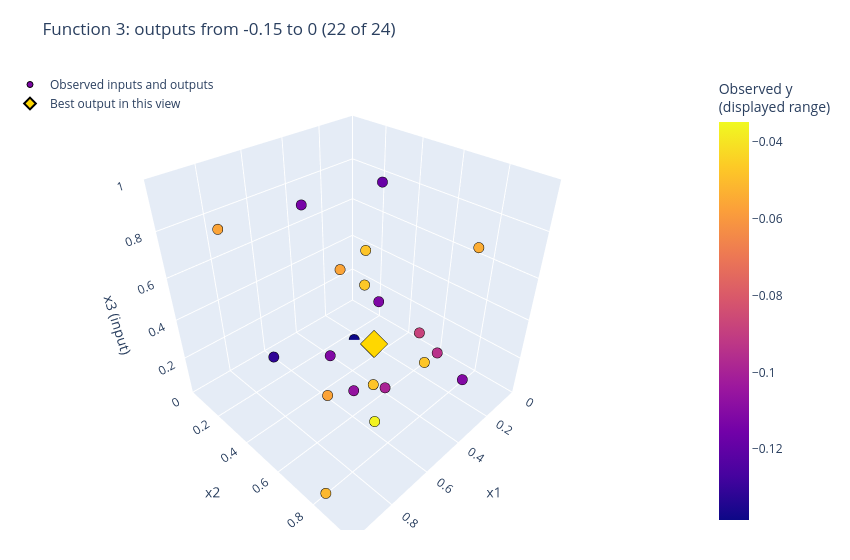

The notebook cell saved with this chart:
### Markdown cell above
### Colour detail: outputs from -0.15 to 0

Use the same output window as the zoomed number line. Colours are rescaled across the
lowest and highest displayed outputs.

### Code cell
# Select a display subset without changing the observations used elsewhere.
cloud_zoom_mask = y.between(*output_zoom_limits).to_numpy()
cloud_zoom_inputs = surface_inputs[cloud_zoom_mask]
cloud_zoom_outputs = surface_outputs[cloud_zoom_mask]

# Copy the original cloud so the axes, camera, palette and hover format match.
observed_input_zoom_fig = go.Figure(observed_input_fig)
observed_input_zoom_fig.data[0].update(
    x=cloud_zoom_inputs[:, 0], y=cloud_zoom_inputs[:, 1], z=cloud_zoom_inputs[:, 2],
    customdata=cloud_zoom_outputs,
    marker=dict(color=cloud_zoom_outputs,
                cmin=cloud_zoom_outputs.min(), cmax=cloud_zoom_outputs.max(),
                colorbar=dict(title="Observed y<br>(displayed range)")),
)
zoom_best_position = np.argmax(cloud_zoom_outputs)
observed_input_zoom_fig.data[1].update(
    x=[cloud_zoom_inputs[zoom_best_position, 0]],
    y=[cloud_zoom_inputs[zoom_best_position, 1]],
    z=[cloud_zoom_inputs[zoom_best_position, 2]],
    customdata=[cloud_zoom_outputs[zoom_best_position]],
    name="Best output in this view",
)
observed_input_zoom_fig.update_layout(
    title=f"Function 3: outputs from -0.15 to 0 ({len(cloud_zoom_outputs)} of {len(surface_outputs)})",
)
cloud_zoom_html = figures / "observed-input-cloud-zoom.html"
observed_input_zoom_fig.write_html(cloud_zoom_html, include_plotlyjs=True, config=cloud_plot_config)
print(f"{len(cloud_zoom_outputs)} of {len(surface_outputs)} observations; colours rescaled from "
      f"{cloud_zoom_outputs.min():.4f} to {cloud_zoom_outputs.max():.4f}.")
observed_input_zoom_fig.show(config=cloud_plot_config)

### Figure 1 — Plotly figure (JSON) as saved in the notebook; plotly's stock layout.template omitted (floating-point values rounded to 4 significant figures)
{"data": [{"customdata": [-0.1121, -0.08796, -0.1114, -0.03484, -0.04801, -0.1106, -0.1139, -0.1315, -0.09419, -0.04695, -0.106, -0.118, -0.03638, -0.05676, -0.05643, -0.05128, -0.05421, -0.05664, -0.1384, -0.04759, -0.09952, -0.048], "hovertemplate": "x1=%{x:.4f}<br>x2=%{y:.4f}<br>x3=%{z:.4f}<br>Observed y=%{customdata:.4f}<extra></extra>", "marker": {"cmax": -0.03484, "cmin": -0.1384, "color": [-0.1121, -0.08796, -0.1114, -0.03484, -0.04801, -0.1106, -0.1139, -0.1315, -0.09419, -0.04695, -0.106, -0.118, -0.03638, -0.05676, -0.05643, -0.05128, -0.05421, -0.05664, -0.1384, -0.04759, -0.09952, -0.048], "colorbar": {"title": {"text": "Observed y<br>(displayed range)"}}, "colorscale": [[0.0, "#0d0887"], [0.1111, "#46039f"], [0.2222, "#7201a8"], [0.3333, "#9c179e"], [0.4444, "#bd3786"], [0.5556, "#d8576b"], [0.6667, "#ed7953"], [0.7778, "#fb9f3a"], [0.8889, "#fdca26"], [1.0, "#f0f921"]], "line": {"color": "black", "width": 1}, "size": 6}, "mode": "markers", "name": "Observed inputs and outputs", "type": "scatter3d", "x": [0.1715, 0.2421, 0.5349, 0.4926, 0.1346, 0.3455, 0.6455, 0.7469, 0.1705, 0.2205, 0.666, 0.04681, 0.6001, 0.966, 0.3351, 0.9545, 0.3523, 0.9038, 0.2337, 0.4926, 0.4912, 0.515], "y": [0.3439, 0.6441, 0.3985, 0.6116, 0.2199, 0.9414, 0.3971, 0.2842, 0.697, 0.2978, 0.672, 0.2314, 0.7251, 0.8611, 0.2575, 0.8195, 0.9308, 0.2689, 0.2449, 0.8616, 0.6789, 0.635], "z": [0.2487, 0.2724, 0.1734, 0.3402, 0.4582, 0.2694, 0.9198, 0.2263, 0.1492, 0.3436, 0.2463, 0.7706, 0.06609, 0.5668, 0.4595, 0.04216, 0.8498, 0.8752, 6e-06, 0.3996, 0.1459, 0.15]}, {"customdata": [-0.03484], "hovertemplate": "Best observed y=%{customdata:.4f}<extra></extra>", "marker": {"color": "gold", "line": {"color": "black", "width": 2}, "size": 9, "symbol": "diamond"}, "mode": "markers", "name": "Best output in this view", "type": "scatter3d", "x": [0.4926], "y": [0.6116], "z": [0.3402]}], "layout": {"autosize": false, "height": 560, "legend": {"x": 0, "y": 1}, "margin": {"b": 30, "l": 10, "r": 80, "t": 70}, "scene": {"aspectmode": "cube", "dragmode": "orbit", "xaxis": {"range": [0, 1], "title": {"text": "x1"}}, "yaxis": {"range": [0, 1], "title": {"text": "x2"}}, "zaxis": {"range": [0, 1], "title": {"text": "x3 (input)"}}}, "title": {"text": "Function 3: outputs from -0.15 to 0 (22 of 24)"}, "width": 850}}
